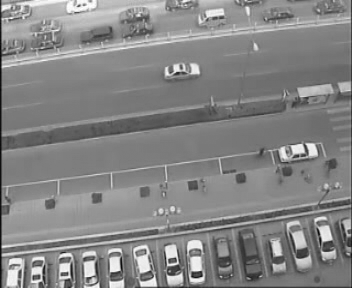
%> input picture horn-schunck/Im6.png, 352 x 288 px
$ octave --eval "imHS;"   (GNU Octave 9; MATLAB toolbox functions it lacks are replaced by stand-ins)
%> lines starting %> are read from the running program, lines starting %| are printed output that depends on the picture
%> in imHS, Im1 is the input picture: size 288x352 uint8; min 7, max 255, mean 133.1
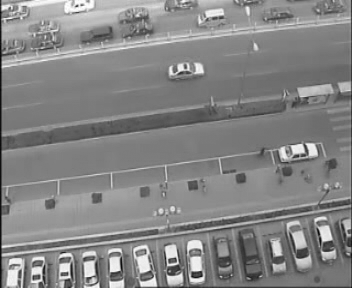
%> input picture horn-schunck/Im7.png, 352 x 288 px
%> in imHS, Im2 is the input picture: size 288x352 uint8; min 6, max 255, mean 133.1
### horn-schunck/derivative.m
function [Ex, Ey, Et] = derivative(Im1, Im2)
% function DERIVATIVE computes partial derivatives Ex, Ey, Et
% of a sequence of 2 images Im1, Im2 of double class.

% kernels for convolution
Kx = 0.25 * [-1 1; -1 1];
Ky = 0.25 * [-1 -1; 1 1];
Kt = 0.25 * [-1 -1; -1 -1]; % kt1 = Kt, kt2 = -Kt

% compute derivatives
Ex = conv2(Im1, Kx, 'same') + conv2(Im2, Kx, 'same');
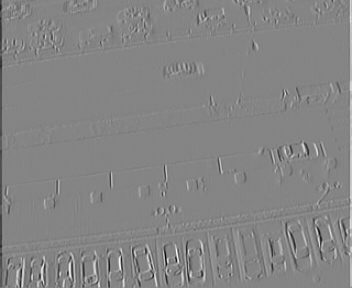
%> Ex: size 288x352 double; min -0.569, max 0.523, mean 0.000186; drawn with min black and max white
Ey = conv2(Im1, Ky, 'same') + conv2(Im2, Ky, 'same');
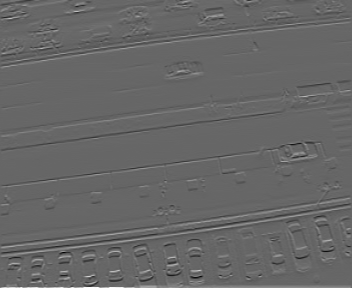
%> Ey: size 288x352 double; min -0.64, max 0.949, mean 0.00232; drawn with min black and max white
Et = conv2(Im1, Kt, 'same') + conv2(Im2, -Kt, 'same');
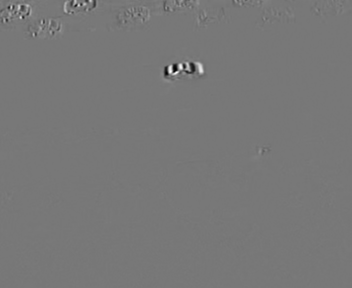
%> Et: size 288x352 double; min -0.529, max 0.594, mean 0.000137; drawn with min black and max white

### horn-schunck/HS.m
function [U, V] = HS(Im1, Im2, alpha, N)
% function HS computes flow velocities U, V of a sequence of 2 images
% Im1, Im2 of double class based on Horn-Schunck algorithm. alpha is the
% weighting factor and N is the number of iteration.

% compute partial derivatives
[Ex, Ey, Et] = derivative(Im1, Im2);

% intial U, V
[l, c] = size(Im1);
%> l = 288; c = 352
U = zeros(l, c);
V = zeros(l, c);

K = [1/12 1/6 1/12; 1/6 -1 1/6; 1/12 1/6 1/12]; % Laplacian kernel
A = alpha^2 + Ex.^2 + Ey.^2;
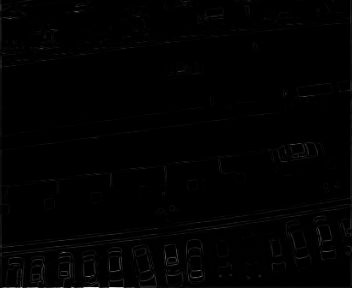
%> A: size 288x352 double; min 0.0001, max 0.901, mean 0.00716

for i = 1:N
    % compute U,V averages
    U_avg = conv2(U, K, 'same');
    V_avg = conv2(V, K, 'same');
    B = (Ex.*U_avg + Ey.*V_avg + Et);

    % compute U, V at current iteration
    U = U_avg - Ex.*B./A;
    V = V_avg - Ey.*B./A;
end;

### horn-schunck/showOF.m
function showOF(U, V)
% function showOF shows the optical flow from flow velocities matrix U, V

[l,c] = size(U);
d = 5; % step
IndX = 1:d:l;
%> IndX = 58 values from 1 to 286
IndY = 1:d:c;
%> IndY = 71 values from 1 to 351
[X,Y] = meshgrid(IndY, IndX);
U1 = U(IndX, IndY);
V1 = V(IndX, IndY);
quiver(X, Y, U1(end:-1:1,:), V1(end:-1:1,:), 3);

### horn-schunck/imHS.m
function imHS(alpha, N)
% function imHS shows optical flow of given sequence of images
% computations based on the algorithm of Horn and Schunck.
% alpha is the weighting factor, by default alpha = 0.01
% N is the number of iteration, by default N = 512

% clear command window
clc;

%set default value to alpha, N
if (nargin < 1)
    alpha = 0.01;
    N = 512;
elseif (nargin == 1)
    N = 512;
end

% read images
Im1 = imread('Im6.png');
Im2 = imread('Im7.png');

% compute U, V by HS
Im1 = im2double(Im1);
Im2 = im2double(Im2);
[U,V] = HS(Im1, Im2, alpha, N);

% show images
figure;
subplot(1, 2, 1); imshow(Im1, []); title('Im6.png');
subplot(1, 2, 2);  imshow(Im2, []); title('Im7.png');

% show optical flow and save it to a file
figure; showOF(U, V);
str = sprintf('%.5g; N = %d', alpha, N);
title(strcat('\alpha = ',str));
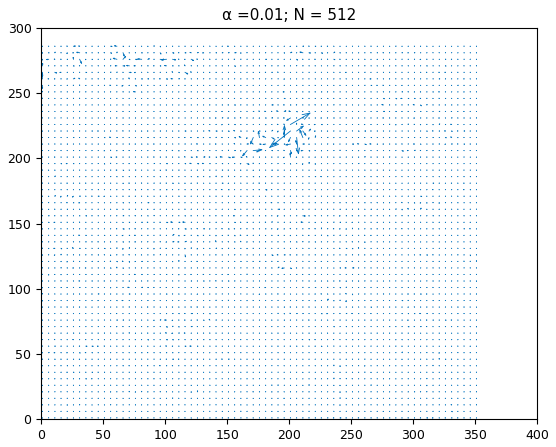
%> figure redrawn from the program's plot data; highest point at x = 59.24, y = 286.4; highest point at x = 59.86, y = 286.4
filename = sprintf('hs-%0.5g-%d.png', alpha, N);
print(filename, '-dpng');
